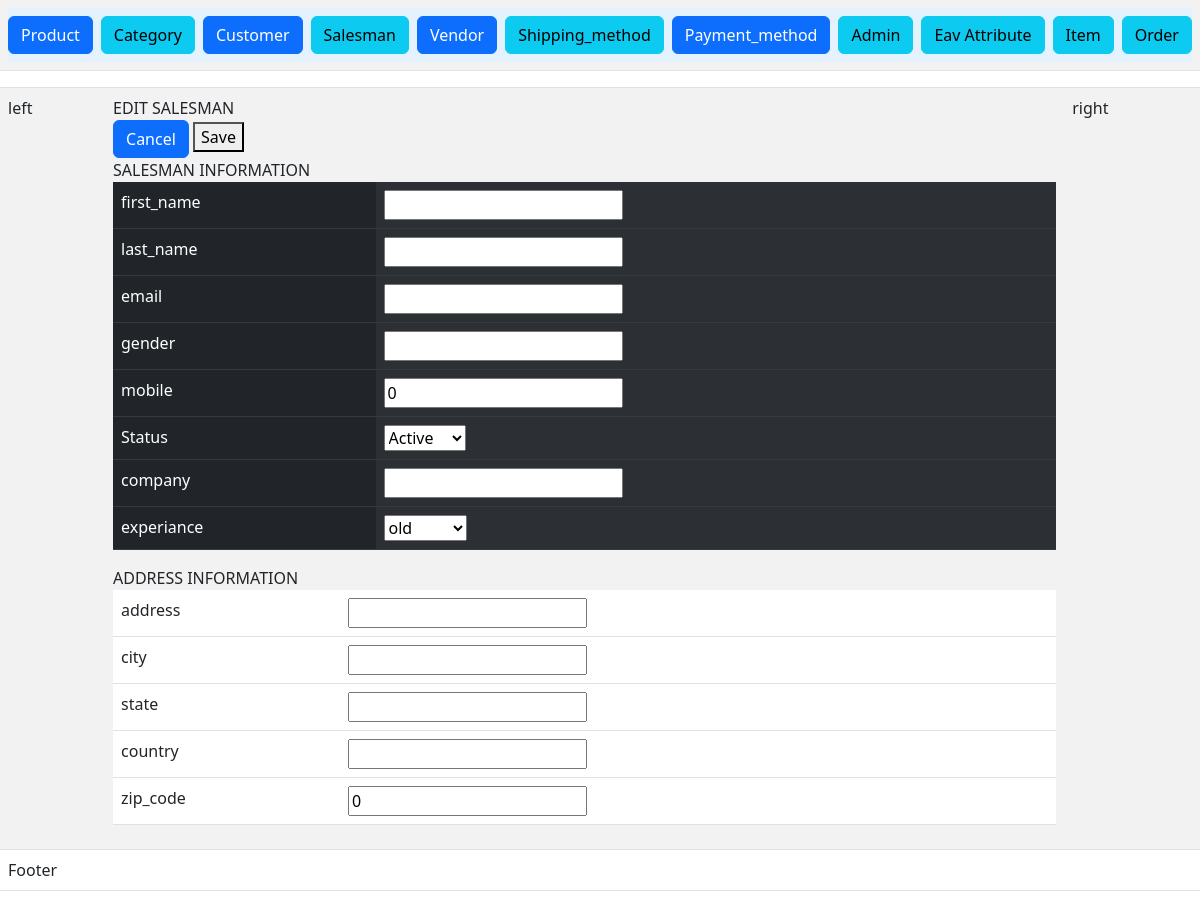
The app's page /index.php?c=salesman&a=edit&id=20 with its own data.
### tables this page shows
CREATE TABLE `salesman` (
  `salesman_id` int(11) NOT NULL,
  `first_name` text NOT NULL,
  `last_name` text NOT NULL,
  `email` varchar(30) NOT NULL,
  `gender` enum('male','female') NOT NULL,
  `mobile` int(11) NOT NULL,
  `status` tinyint(4) NOT NULL,
  `company` varchar(30) NOT NULL,
  `created_at` datetime NOT NULL,
  `updated_at` datetime DEFAULT NULL
);

CREATE TABLE `eav_attribute` (
  `attribute_id` int(11) NOT NULL,
  `entity_type_id` int(11) NOT NULL,
  `code` varchar(20) NOT NULL,
  `backend_type` varchar(20) DEFAULT NULL,
  `name` varchar(50) NOT NULL,
  `status` tinyint(4) NOT NULL,
  `backend_model` varchar(255) NOT NULL,
  `input_type` varchar(20) NOT NULL
);

CREATE TABLE `salesman_address` (
  `address_id` int(11) NOT NULL,
  `salesman_id` int(11) NOT NULL,
  `address` text NOT NULL,
  `city` text NOT NULL,
  `state` text NOT NULL,
  `country` text NOT NULL,
  `zip_code` int(11) NOT NULL
);

### Block/Core/Template.php (called while the page is built, shortened)
<?php
class Block_Core_Template extends Model_Core_View
{
	protected $children = [];
	public function getChildren()
	{
		return $this->children;
	}
	public function addChild($key,$value)
	{
		$this->children[$key] = $value;
		return $this;
	}
}
?>

### Model/Core/View.php (called while the page is built, shortened)
<?php
class Model_Core_View
{
	protected $template = null;
	protected $data = [];
	public function setTemplate($template)
	{
		$this->template = $template;
		return $this;
	}
	public function getTemplate()
	{
		return $this->template;
	}
	public function setData($data)
	{
		$this->data = $data;
		return $this;
	}
	public function getData($key = null)
	{
		if (array_key_exists($key, $this->data)) {
			return  $this->data[$key];
		}
		return null;
	}
	public function render()
	{
		require "View".DS.$this->getTemplate();
	}
	public function getUrl($controller=null,$action=null,$params=[],$resetParams=false)
	{
		return Ccc::getModel('Core_Url')->getUrl($controller,$action,$params,$resetParams);
	}
}

### Controller/Salesman.php (called while the page is built, shortened)
<?php
class Controller_Salesman extends Controller_Core_Action
{
	public function editAction()
	{
		try {
			$salesmanId = (int) Ccc::getModel('Core_Request')->getParam('id');
			$layout = $this->getLayout();
			$salesman = Ccc::getModel('Salesman')->load($salesmanId);
			$address = Ccc::getModel('Salesman_Address')->load($salesmanId);
			$edit = $layout->createBlock('Salesman_Edit')->setData(['salesman'=>$salesman,'address' => $address]);
			$layout->getChild('content')->addChild('edit',$edit);
			$layout->render();
			} catch (Exception $e) {
				 $this->getMessage()->addMessage('data not showed',Model_Core_Message :: FAILURE);
			}
	}
}

### index.php (called while the page is built, shortened)
<?php
spl_autoload_register(function ($className) {
    $classPath = str_replace('_', '/', $className);
});
class Ccc{
	public static function init()
	{
		$front = new Controller_Core_Front();
		$front->init();
	}
	public static function getModel($className){
		return new $className();
	}
}
Ccc::init();
?>

### Model/Core/Url.php (called while the page is built, shortened)
<?php
class Model_Core_Url
{
	public function getUrl($controller = null,$action = null,$params = [], $reset  = false)
	{
	   $request = new Model_Core_Request();
	   $final = $request->getParam();
	   if ($reset) {
	   	$final = [];
	   }
	   if ($controller) {
	   		$final['c'] = $controller;
	   }
	   else{
	   		$final['c'] =$request->getControllerName();
	   }
	   if ($action) {
	   	   $final['a'] = $action;
	   }
	   else{
	   	   $final['a'] = $request->getActionName();
	   }
	   $queryString = http_build_query($final);
	   $requestUri = trim($_SERVER['REQUEST_URI'],$_SERVER['QUERY_STRING']);
	   $url = $_SERVER['REQUEST_SCHEME'].'://'. $_SERVER['HTTP_HOST'].$requestUri.$queryString;
	   return $url;
	}
}

### Model/Core/Request.php (called while the page is built, shortened)
<?php
class Model_Core_Request{
	public function getParam($key = null, $value = null){
		if ($key == null) {
			return $_GET;
		}
		if (array_key_exists($key,$_GET)) {
			return $_GET[$key];
		}
		  return $value;
	}
}

### Block/Salesman/Edit.php (called while the page is built, shortened)
<?php
class Block_Salesman_Edit extends Block_Core_Template
{
	public function getRow()
	{
		$salesman = $this->getData('salesman');
		$address = $this->getData('address');
		$final = [$salesman,$address];
		return $final;
	}
}
?>

### Model/Core/Table.php (called while the page is built, shortened)
<?php
class Model_Core_Table
{
	protected $data = [];
	protected $resource = null;
	protected $collection = null;
	public function getId()
	{
		$primaryKey = $this->getResource()->getPrimaryKey();
		return (int)$this->$primaryKey;
	}
	public function setResourceClass($resourceClass)
	{
		return $this;
	}
	public function setCollectionClass($collectionClass)
	{
		return $this;
	}
	public function getResourceName()
	{
		return $this->getResource()->getResourceName();
	}
	public function getPrimaryKey()
	{
		return $this->getResource()->getPrimaryKey();
	}
	public function setResource($resource)
	{
		$this->resource = $resource;
		return $this;
	}
	public function getResource()
	{
		if ($this->resource) {
			return $this->resource;
		}
		$resource = new ($this->resourceClass)();
		return $resource;
	}
	public function setCollection($collection)
	{
		$this->collection = $collection;
		return $this;
	}
	public function getCollection()
	{
		if ($this->collection) {
			return $this->collection;
		}
		$collection = new ($this->collectionClass)();
		return $collection;
	}
	public function __get($key)
	{
		if (array_key_exists($key, $this->data)) {
			return $this->data[$key];
		}
		return null;
	}
	public function setData(array $data)
	{
		$this->data =array_merge($this->data,$data) ;
		return $this;
	}
	public function fetchAll($query)
	{
		$result = $this->getResource()->fetchAll($query);
		$collection = $this->getCollection()->setData($result);
		return $collection;
	}
	public function load($id,$column = null)
	{
		if (!$column) {
			$column = $this->getPrimaryKey();
		}
		$query = "SELECT * FROM `{$this->getResourceName()}` WHERE `{$column}` = {$id}";
		$result = $this->getresource()->fetchRow($query);
		if ($result) {
			$this->data = $result;
		}
		return $this;
	}
}

### Model/Core/Adapter.php (called while the page is built, shortened)
<?php
class Model_Core_Adapter
{
	public $config = [
		'host' => 'localhost',
		'username' => 'root',
		'password' => '',
		'dbname' => 'newmvc-akshayFultariya',
	];
	public $connect = null;
	public function connect(){
		if ($this->connect != null) {
			return $this->connect;
		}
		$connect = mysqli_connect(
			$this->config['host'],
			$this->config['username'],
			$this->config['password'],
			$this->config['dbname']
		);
		$this->connect = $connect;
		return $connect;
	}
	public function fetchAll($query){
		$connect = $this->connect();
		$result = mysqli_query($connect,$query);
			return $result->fetch_all(MYSQLI_ASSOC);
	}
	public function fetchRow($query){
		$connect = $this->connect();
		$result = mysqli_query($connect,$query);
			return $result->fetch_assoc();
	}
	public function fetchOne($query)
	{
		$connect = $this->connect();
		$result = mysqli_query($connect,$query);
		$row = $result->fetch_array();
		if ($row) {
		return (array_key_exists(0, $row)) ? $row[0] : null;
		}
	}
}

### Model/Core/Table/Resource.php (called while the page is built, shortened)
<?php
class Model_Core_Table_Resource
{
	protected $primaryKey  = null;
	protected $adapter = null;
	public function setResourceName($resourceName){
		return $this;
	}
	public function setPrimaryKey($primaryKey){
		$this->primaryKey = $primaryKey;
		return $this;
	}
	public function getPrimaryKey(){
		return $this->primaryKey;
	}
	protected function setAdapter($adapter){
		$this->adapter = $adapter;
		return $this;
	}
	public function getAdapter(){
		if ($this->adapter) {
			return $this->adapter;
		}
		$adapter = new Model_Core_Adapter();
		return $adapter;
	}
	public function fetchAll($query){
		$result = $this->getAdapter()->fetchAll($query);
		return $result;
	}
	public function fetchRow($query){
		if ($query) {
		return $this->getAdapter()->fetchRow($query);
		}
		throw new Exception("Error Processing Request", 1);
	}
}
?>

### Model/Salesman/Resource.php (called while the page is built, shortened)
<?php
class Model_Salesman_Resource extends Model_Core_Table_Resource
{
	   public function getStatusOptions()
	   {
	      return [self::STATUS_ACTIVE => self::STATUS_ACTIVE_LBL,
	              self::STATUS_INACTIVE => self::STATUS_INACTIVE_LBL
	      ];
	   }
}
?>

### Model/Salesman.php (called while the page is built, shortened)
<?php
class Model_Salesman extends Model_Core_Table{
   public function getStatus()
   {
      if ($this->status) {
         return $this->status;
      }
      return Model_Salesman_Resource::STATUS_DEFAULT;
   }
   public function getAttributes()
   {
      $sql = "SELECT * FROM `eav_attribute` WHERE `entity_type_id` = 5 AND `status` = 1";
      $attributes =Ccc::getModel('Eav_Attribute')->fetchAll($sql);
      if ($attributes) {
           return $attributes->getData();
      }
      return Ccc::getModel('Eav_Attribute');
   }
   public function getAttributeValue($attribute)
   {
      $sql = "SELECT `value` FROM `salesman_{$attribute->backend_type}` WHERE `salesman_id` = '{$this->getId()}' AND `attribute_id` = '{$attribute->getId()}'";
      return $this->getResource()->getAdapter()->fetchOne($sql);
   }
}

### Model/Core/Table/Collection.php (called while the page is built, shortened)
<?php
class Model_Core_Table_Collection
{
	protected $data = [];
	public function setData(array $data)
	{
		$this->data =array_merge($this->data,$data) ;
		return $this;
	}
	public function getData()
	{
		return $this->data;
	}
	public function count()
	{
		return count($this->data);
	}
}
?>

### View/eav/attribute/inputtype.phtml (called while the page is built)
<?php
$this->getInputtypeField()->render();

### Block/Eav/Attribute/Inputtype/Select.php (called while the page is built, shortened)
<?php
class Block_Eav_Attribute_Inputtype_Select extends Block_Core_Template
{
	protected $attribute = null;
	public function setAttribute($attribute)
	{
		$this->attribute = $attribute;
		return $this;
	}
	public function getAttribute()
	{
		return $this->attribute;
	}
}
?>

### Model/Eav/Attribute.php (called while the page is built, shortened)
<?php
class Model_Eav_Attribute extends Model_Core_Table
{
   public function getOption()
   {
      $sql = "SELECT * FROM `eav_attribute_option` WHERE `attribute_id` = '{$this->getId()}'";
      $options = Ccc::getModel('Eav_Attribute_Option')->fetchAll($sql);
      return $options;
   }
}
?>

### View/salesman/edit.phtml (the view)
<?php
$s = $this->getRow();
$salesman = $s[0];
$address = $s[1];
?>
   <form action="<?php echo $this->getUrl('salesman','save');?>" method= "post">
   	<div class="content9">
   		<div class="add19">
   			EDIT SALESMAN
   		</div>
   		<div class="add29">
   			<a type="button" class="btn btn-primary" href="<?php echo $this->getUrl('salesman','grid',[],true);?>" class="add39">Cancel</a>
   			<button type="submit" class="add39">Save</button>
   		</div>
   	</div>
   	<div class="head9">
   		SALESMAN INFORMATION
   	</div>
   	<table class="table table-dark table-striped-columns">
   		<tr>
   			<td>first_name</td>
   			<td><input type="text" name="salesman[first_name]" value="<?php echo $salesman->first_name?>" class="addi9"></td>
   		</tr>
   		<tr>
   			<td>last_name</td>
   			<td><input type="text" name="salesman[last_name]" value="<?php echo $salesman->last_name?>" class="addi9"></td>
   		</tr>
		<tr>
   			<td>email</td>
   			<td><input type="text" name="salesman[email]" value="<?php echo $salesman->email?>" class="addi9"></td>
   		</tr>
		<tr>
   			<td>gender</td>
   			<td><input type="text" name="salesman[gender]" value="<?php echo $salesman->gender?>" class="addi9"></td>
   		</tr>
		<tr>
   			<td>mobile</td>
   			<td><input type="text" name="salesman[mobile]" value="<?php echo $salesman->mobile?>" class="addi9"></td>
   			<tr>
		<td>Status</td>
		<td>
		<select name="salesman[status]">
			<?php foreach ($salesman->getResource()->getStatusOptions() as $key => $value):?>
			<?php $selected = ($key == $salesman->getstatus()) ? 'selected' : '';?>
			<option value="<?php echo $key ?>"<?php echo $selected; ?>><?php echo $value;?></option>
			<?php endforeach;?>
		</select>
	</td>
	</tr>
   		<tr>
   			<td>company</td>
   			<td><input type="text" name="salesman[company]" value="<?php echo $salesman->company?>" class="addi9"></td>
   		</tr>
   		<?php foreach ($salesman->getattributes() as $key => $attribute): ?>
		<tr>
			<td><?php echo $attribute->name;?></td>
			<td>
				<?php $this->getLayout()->createBlock('Eav_Attribute_Inputtype')->setAttributes($attribute)->setRow($salesman)->render(); ?>
			</td>
		</tr>
	<?php endforeach;?>
   	</table>
   	<div class="head9">
		ADDRESS INFORMATION
	</div>
	<table class="table table-hover">
		<tr>
			<td>address</td>
			<td><input type="text" name="address[address]" value="<?php echo $address->address;?>" class="addi9"></td>
		</tr>
		<tr>
			<td>city</td>
			<td><input type="text" name="address[city]" value="<?php echo $address->city;?>" class="addi9"></td>
		</tr>
		<tr>
			<td>state</td>
			<td><input type="text" name="address[state]" value="<?php echo $address->state;?>" class="addi9"></td>
		</tr>
		<tr>
			<td>country</td>
			<td><input type="text" name="address[country]" value="<?php echo $address->country;?>" class="addi9"></td>
		</tr>
		<tr>
			<td>zip_code</td>
			<td><input type="text" name="address[zip_code]" value="<?php echo $address->zip_code;?>" class="addi9"></td>
		</tr>
	</table>
   </form>

### View/html/Content/content.phtml
<?php
$children = $this->getChildren();
foreach ($children as $key => $child) {
	$child->render();
}
?>

### View/eav/attribute/inputtype/select.phtml (shortened to what this page needs)
<?php $attribute = $this->getAttribute(); ?>
<?php $options = $attribute->getOption();
$row = $this->getRow();
?>
<select name="attribute[<?php echo $attribute->backend_type;?>][<?php echo $attribute->getId();?>]">
	<?php if ($options->count()>0):?>
	<?php foreach ($options->getData() as $option): ?>
		<?php $selected = ($row->getAttributeValue($attribute) == $option->option_id)? 'selected':''?>
	<option value = "<?php echo $option->option_id;?>"<?php echo $selected;?>><?php echo $option->name;?></option>
	<?php endforeach; ?>
<?php endif; ?>
</select>

### records on screen
salesman: mobile "0"
eav_attribute: name "experiance"
salesman_address: zip_code "0"

### other values on screen
form field value "Active"
form field value "old"
